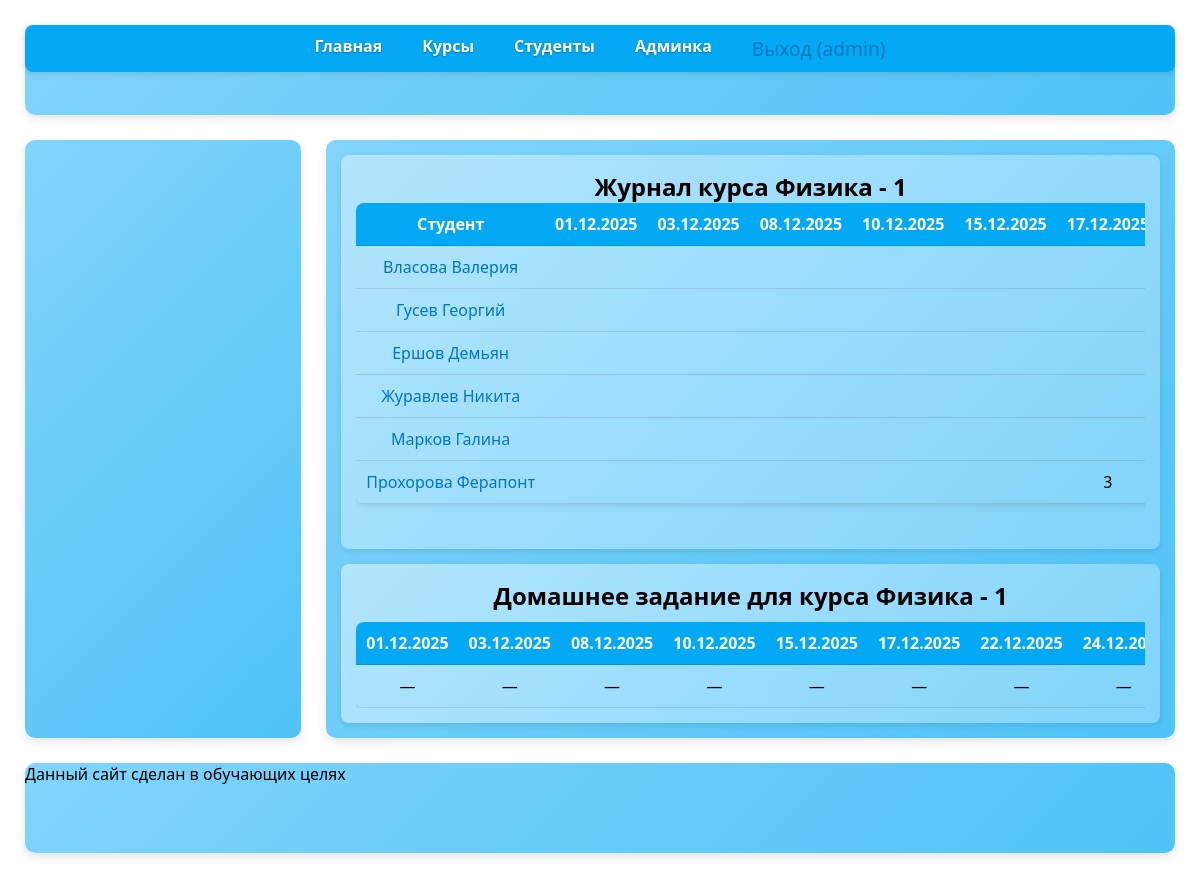
The page /courses/30/journal/ (signed in) on the database its author committed.
### main/models.py (models this page shows, shortened)
class Course(models.Model):
    academic_sub = [
        ('физ','Физика'),
        ('инф','Информатика'),
        ('хим','Химия'),
        ('мат','Математика'),
    ]
    week_days = [
        ('mon', 'Понедельник'),
        ('tue', 'Вторник'),
        ('wed', 'Среда'),
        ('thu', 'Четверг'),
        ('fri', 'Пятница'),
        ('sat', 'Суббота'),
    ]
    name = models.CharField(choices=academic_sub,
                            max_length=20,
                            verbose_name="Курс")
    course_num = models.SmallIntegerField(
                    default=1,
                    verbose_name="Номер курса",
                    validators=[MinValueValidator(1), MaxValueValidator(100)])
    start_date = models.DateField(verbose_name = 'Начало курса', null=True)
    end_date = models.DateField(verbose_name = 'Окончание курса', null=True)
    days_of_week = models.JSONField(default=list,
                                    blank=True,
                                    verbose_name="Дни недели")
    description = models.TextField(blank=True, verbose_name="Описание")
    class Meta:
        unique_together = [['name', 'course_num']]
        verbose_name = "Курс"
        verbose_name_plural = "Курсы"
        ordering = ['name', 'course_num']

class Student(models.Model):
    name = models.CharField(max_length=30,
                            verbose_name="Имя",
                            null=False,
                            blank=False,
                            )
    surname = models.CharField(max_length=30,
                               verbose_name='Фамилия')
    age = models.SmallIntegerField(null=True,
                                   blank=True,
                                   verbose_name="Возраст",
                                   validators=[MinValueValidator(18),
                                               MaxValueValidator(99)])
    sex = models.CharField(
                        max_length=10,
                        choices=[('m', "Мужчина"),('f', "Женщина")],
                        verbose_name="Пол"
    )
    active = models.BooleanField(verbose_name='Активный',
                                 null=True, blank=True)
    course = models.ManyToManyField(
                to='Course',
                blank=True,
                verbose_name="Посещаемые курсы", related_name="students")
    photo = models.ImageField(upload_to='student_photo/',
                              blank=True,
                              null= True,
                              verbose_name='Фото')
    class Meta:
        verbose_name = "Студент"
        verbose_name_plural = "Студенты"
        indexes = [models.Index(fields=['surname'])]
        unique_together = [['name', 'surname']]
        ordering = ["surname"]

### main/views.py (the view)
# urls.py: path('courses/<int:course_id>/journal/', views.course_journal, name='course_journal'),
def course_journal(request, course_id):
    course = get_object_or_404(Course, id = course_id)
    students = course.students.all()
    grades = Grade.objects.filter(course=course).select_related('person')
    dates =  get_leeson_dates(course)
    if not dates:
        dates = sorted(set(grade.date for grade in grades if grade.date))
    journal = defaultdict(dict)
    homework_on_date = {}
    for grade in grades:
        if grade.date:
            journal[grade.person.id][grade.date] = grade.grade
            if grade.date not in homework_on_date and grade.homework:
                homework_on_date[grade.date] = grade.homework
    context = {
        'course': course,
        'students': students,
        'dates': dates,
        'journal': journal,
        'homework_on_date': homework_on_date
    }
    return render(request, 'main/course_journal.html', context)

### main/templatetags/journal_tags.py (called while the page is built)
@register.filter
def get_item(dictionary, key):
    if dictionary:
        return dictionary.get(key)
    return None

### main/views.py (called while the page is built)
def get_leeson_dates(course):
    if not course.start_date or not course.end_date:
        return[]
    day_code = {
        'mon': 0,
        'tue': 1,
        'wed': 2,
        'thu': 3,
        'fri': 4,
        'sat': 5,
    }
    selected_day = [day_code[day] for day in course.days_of_week if day in day_code]
    if not selected_day:
        return[]
    dates = []
    current = course.start_date
    delta = timedelta(days=1)
    while current <= course.end_date:
        if current.weekday() in selected_day:
            dates.append(current)
        current += delta
    return dates

### main/templates/main/course_journal.html (shortened to what this page needs)
{% extends 'base.html' %}
{% load journal_tags %}
{% block content1_head %}
<h1>Журнал курса {{ course.get_name_display }} - {{ course.course_num }}</h1>
{% endblock %}
{% block content1 %}
<div class="container_tab">
<table class="journal-table grades-table">
    <thead>
        <tr>
            <th>Студент</th>
            {% for date in dates %}
                <th>{{ date|date:"d.m.Y" }}</th>
            {% endfor %}
        </tr>
    </thead>
    <tbody>
        {% for student in students %}
        <tr>
            <td>
                <a href="{% url 'student_detail' student.id %}">
                    {{ student.surname }} {{ student.name }}
                </a>
            </td>
            {% for date in dates %}
            <td>
                {% with student_grades=journal|get_item:student.id %}
                    {% if student_grades %}
                        {% with grade=student_grades|get_item:date %}
                            {{ grade|default:"" }}
                        {% endwith %}
                    {% endif %}
                {% endwith %}
            </td>
            {% endfor %}
        </tr>
        {% endfor %}
    </tbody>
</table>
</div>
{% endblock %}
{% block content2_head %}
    <h2>Домашнее задание для курса {{ course.get_name_display }} - {{ course.course_num }}</h2>
{% endblock %}
{% block content2 %}
<div class="container_tab">
<table class="journal-table homework-table">
    <thead>
        <tr>
            {% for date in dates %}
                <th>{{ date|date:"d.m.Y" }}</th>
            {% endfor %}
        </tr>
    </thead>
    <tbody>
        <tr>
            {% for date in dates %}
                <td>
                    {% with homework=homework_by_date|get_item:date %}
                        {% if homework %}
                            {{ homework|truncatechars:50 }}
                        {% else %}
                            —
                        {% endif %}
                    {% endwith %}
                </td>
            {% endfor %}
        </tr>
    </tbody>
</table>
</div>
{% endblock %}

### templates/base.html (shortened to what this page needs)
{% load static %}
<!DOCTYPE html>
<html lang="en">
<head>
    <link rel="stylesheet" href="{% static 'css/main.css' %}">
</head>
<body>
    <header>
        <nav>
            <ul class="main-menu">
                {% block main_menu %}
                    <li><a href="{% url 'index' %}">Главная</a></li>
                    <li><a href="{% url 'courses' %}">Курсы</a></li>
                    <li><a href="{% url 'students' %}">Студенты</a></li>
                    {% if user.is_authenticated %}
                        {% if user.is_staff %}
                            <li><a href="/admin/">Админка</a></li>
                        {% endif %}
                        <li>
                            <form action="{% url 'logout' %}" method="post" style="display:inline;">
                                <button type="submit" class="logout-button">Выход ({{ user.username }})</button>
                            </form>
                        </li>
                    {% else %}
                        <li><a href="{% url 'login' %}">Вход</a></li>
                        <li><a href="{% url 'register' %}">Регистрация</a></li>
                    {% endif %}
                {% endblock %}
            </ul>
        </nav>
    </header>
    <main>
        <section class="info">
            {% block content1_head %}
            {% endblock %}
            {% block content1 %}
            {% endblock %}
        </section>
        <section class="content">
            {% block content2_head %}
            {% endblock %}
            {% block content2 %}
            {% endblock %}
    </section>
    </main>
    <aside>
    </aside>
    <footer class="info">
        <marquee behavior="scroll" direction="left" loop = "infinite">
            Данный сайт сделан в обучающих целях
        </marquee>
    </footer>
</body>
</html>

### static/css/main.css (style rules this page uses)
* { box-sizing: border-box; margin: 0; padding: 0; }
body { min-height: 100vh; margin: 0 auto; padding: 20px; background-color: #ffffff; width: 100%; max-width: 1200px; display: grid; grid-template-columns: 1fr 3fr; grid-template-rows: 100px 1fr 100px; gap: 15px; font-family: 'Segoe UI', Tahoma, Geneva, Verdana, sans-serif; color: #000000; }
a { text-decoration: none; color: #0277bd; font-weight: 500; transition: color 0.3s ease; }
.main-menu { margin: 0; padding: 0; display: flex; justify-content: center; list-style: none; background-color: #03a9f4; border-radius: 8px; overflow: hidden; box-shadow: 0 2px 6px rgba(0,0,0,0.1); }
.main-menu > li { padding: 10px 20px; transition: background-color 0.3s ease; }
.main-menu > li a { color: #ffffff; font-weight: 600; text-shadow: 0 1px 2px rgba(0,0,0,0.3); }
header, main, aside, footer { border-radius: 10px; margin: 5px; background: linear-gradient(135deg, #81d4fa, #4fc3f7); box-shadow: 0 4px 10px rgba(0,0,0,0.1); transition: all 0.3s ease; }
header, footer { grid-column: 1/3; }
main { grid-column: 2/3; display: grid; gap: 15px; padding: 15px; }
aside { grid-row: 2/3; grid-column: 1/2; padding: 25px; }
section { position: relative; padding: 15px; border-radius: 8px; background: linear-gradient(135deg, #b3e5fc, #81d4fa); display: grid; justify-items: center; align-content: center; box-shadow: 0 2px 6px rgba(0,0,0,0.1); min-width: 0; }
h2 { text-align: center; font-weight: 600; margin-bottom: 10px; }
.container_tab { width: 100%; max-height: 450px; overflow-x: auto; overflow-y: auto; -webkit-overflow-scrolling: touch; margin: 0 auto; }
.container_tab table { min-width: 100%; border-collapse: collapse; white-space: nowrap; }
table { width: 100%; border-collapse: collapse; margin: auto; border-radius: 8px; overflow: hidden; box-shadow: 0 2px 6px rgba(0,0,0,0.1); }
th, td { padding: 10px; text-align: center; border-bottom: 1px solid rgba(0,0,0,0.1); }
th { background-color: #03a9f4; color: #ffffff; }
.journal-table { width: 100%; border-collapse: collapse; }
.grades-table { margin-bottom: 30px; }
.logout-button { background: none; border: none; color: #0277bd; font-weight: 500; font-size: 1.2rem; cursor: pointer; padding: 0; font-family: inherit; transition: color 0.3s ease; }

### rows shown on the page
Course: name "Физика", course_num "1"
Student: surname "Власова", name "Валерия"
Student: surname "Гусев", name "Георгий"
Student: surname "Ершов", name "Демьян"
Student: surname "Журавлев", name "Никита"
Student: surname "Марков", name "Галина"
Student: surname "Прохорова", name "Ферапонт", dates "3"

### other values the page prints
{{ user.username }} "admin"
{{ date|date:"d.m.Y" }} "01.12.2025" "03.12.2025" "08.12.2025" "10.12.2025" "15.12.2025"
{{ date|date:"d.m.Y" }} "01.12.2025" "03.12.2025" "08.12.2025" "10.12.2025" "15.12.2025" "17.12.2025" "22.12.2025"
